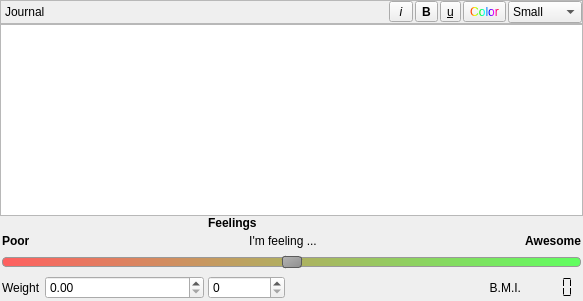
       <widget class="QWidget" name="notes">
        <attribute name="title">
         <string>Notes</string>
        </attribute>
        <layout class="QVBoxLayout" name="verticalLayout_4">
         <property name="spacing">
          <number>0</number>
         </property>
         <property name="leftMargin">
          <number>0</number>
         </property>
         <property name="topMargin">
          <number>0</number>
         </property>
         <property name="rightMargin">
          <number>0</number>
         </property>
         <property name="bottomMargin">
          <number>0</number>
         </property>
         <item>
          <widget class="QFrame" name="frame_3">
           <property name="styleSheet">
            <string notr="true"/>
           </property>
           <property name="frameShape">
            <enum>QFrame::StyledPanel</enum>
           </property>
           <property name="frameShadow">
            <enum>QFrame::Raised</enum>
           </property>
           <layout class="QHBoxLayout" name="horizontalLayout_3">
            <property name="spacing">
             <number>2</number>
            </property>
            <property name="leftMargin">
             <number>4</number>
            </property>
            <property name="topMargin">
             <number>0</number>
            </property>
            <property name="rightMargin">
             <number>0</number>
            </property>
            <property name="bottomMargin">
             <number>0</number>
            </property>
            <item>
             <widget class="QLabel" name="label_5">
              <property name="sizePolicy">
               <sizepolicy hsizetype="Fixed" vsizetype="Preferred">
                <horstretch>0</horstretch>
                <verstretch>0</verstretch>
               </sizepolicy>
              </property>
              <property name="text">
               <string>Journal</string>
              </property>
             </widget>
            </item>
            <item>
             <spacer name="horizontalSpacer">
              <property name="orientation">
               <enum>Qt::Horizontal</enum>
              </property>
              <property name="sizeType">
               <enum>QSizePolicy::Maximum</enum>
              </property>
              <property name="sizeHint" stdset="0">
               <size>
                <width>342</width>
                <height>20</height>
               </size>
              </property>
             </spacer>
            </item>
            <item>
             <widget class="QToolButton" name="JournalNotesItalic">
              <property name="font">
               <font>
                <italic>true</italic>
               </font>
              </property>
              <property name="text">
               <string> i </string>
              </property>
             </widget>
            </item>
            <item>
             <widget class="QToolButton" name="JournalNotesBold">
              <property name="font">
               <font>
                <bold>true</bold>
               </font>
              </property>
              <property name="text">
               <string>B</string>
              </property>
             </widget>
            </item>
            <item>
             <widget class="QToolButton" name="JournalNotesUnderline">
              <property name="font">
               <font>
                <underline>true</underline>
               </font>
              </property>
              <property name="text">
               <string>u</string>
              </property>
             </widget>
            </item>
            <item>
             <widget class="QToolButton" name="JournalNotesColour">
              <property name="styleSheet">
               <string notr="true">color: qlineargradient(spread:pad, x1:0, y1:0, x2:1, y2:0, stop:0 rgba(255, 0, 0, 255), stop:0.166 rgba(255, 255, 0, 255), stop:0.333 rgba(0, 255, 0, 255), stop:0.5 rgba(0, 255, 255, 255), stop:0.666 rgba(0, 0, 255, 255), stop:0.833 rgba(255, 0, 255, 255), stop:1 rgba(255, 0, 0, 255))</string>
              </property>
              <property name="text">
               <string>Color</string>
              </property>
              <property name="shortcut">
               <string notr="true"/>
              </property>
             </widget>
            </item>
            <item>
             <widget class="QComboBox" name="JournalNotesFontsize">
              <property name="sizePolicy">
               <sizepolicy hsizetype="MinimumExpanding" vsizetype="Fixed">
                <horstretch>0</horstretch>
                <verstretch>0</verstretch>
               </sizepolicy>
              </property>
              <property name="maximumSize">
               <size>
                <width>85</width>
                <height>16777215</height>
               </size>
              </property>
              <property name="currentText">
               <string>Small</string>
              </property>
              <property name="maxVisibleItems">
               <number>3</number>
              </property>
              <property name="sizeAdjustPolicy">
               <enum>QComboBox::AdjustToContents</enum>
              </property>
              <item>
               <property name="text">
                <string>Small</string>
               </property>
              </item>
              <item>
               <property name="text">
                <string>Medium</string>
               </property>
              </item>
              <item>
               <property name="text">
                <string>Big</string>
               </property>
              </item>
             </widget>
            </item>
           </layout>
          </widget>
         </item>
         <item>
          <widget class="QTextEdit" name="JournalNotes">
           <property name="sizePolicy">
            <sizepolicy hsizetype="Expanding" vsizetype="Expanding">
             <horstretch>0</horstretch>
             <verstretch>0</verstretch>
            </sizepolicy>
           </property>
          </widget>
         </item>
         <item>
          <widget class="QWidget" name="widget" native="true">
           <layout class="QFormLayout" name="formLayout">
            <property name="fieldGrowthPolicy">
             <enum>QFormLayout::AllNonFixedFieldsGrow</enum>
            </property>
            <property name="horizontalSpacing">
             <number>4</number>
            </property>
            <property name="verticalSpacing">
             <number>4</number>
            </property>
            <property name="leftMargin">
             <number>2</number>
            </property>
            <property name="topMargin">
             <number>0</number>
            </property>
            <property name="rightMargin">
             <number>2</number>
            </property>
            <property name="bottomMargin">
             <number>2</number>
            </property>
            <item row="0" column="0" colspan="2">
             <layout class="QGridLayout" name="gridLayout">
              <item row="0" column="3" colspan="5">
               <widget class="QLabel" name="label">
                <property name="sizePolicy">
                 <sizepolicy hsizetype="Fixed" vsizetype="Preferred">
                  <horstretch>0</horstretch>
                  <verstretch>0</verstretch>
                 </sizepolicy>
                </property>
                <property name="font">
                 <font>
                  <bold>true</bold>
                 </font>
                </property>
                <property name="text">
                 <string>Feelings</string>
                </property>
                <property name="toolTip">
                 <string>Feelings have a range 1 - 10. 1 is the worst feeling and 10 is the Best.</string>
                </property>
               </widget>
              </item>
              <item row="1" column="0">
               <widget class="QLabel" name="label">
                <property name="sizePolicy">
                 <sizepolicy hsizetype="Fixed" vsizetype="Preferred">
                  <horstretch>0</horstretch>
                  <verstretch>0</verstretch>
                 </sizepolicy>
                </property>
                <property name="font">
                 <font>
                  <bold>true</bold>
                 </font>
                </property>
                <property name="text">
                 <string>Poor</string>
                </property>
               </widget>
              </item>
              <item row="1" column="1" colspan="6">
               <widget class="QLabel" name="ZombieValue">
                <property name="font">
                 <font>
                  <bold>false</bold>
                 </font>
                </property>
                <property name="text">
                 <string>I'm feeling ...</string>
                </property>
                <property name="alignment">
                 <set>Qt::AlignCenter</set>
                </property>
               </widget>
              </item>
              <item row="1" column="7">
               <widget class="QLabel" name="label_10">
                <property name="sizePolicy">
                 <sizepolicy hsizetype="Preferred" vsizetype="Preferred">
                  <horstretch>0</horstretch>
                  <verstretch>0</verstretch>
                 </sizepolicy>
                </property>
                <property name="font">
                 <font>
                  <bold>true</bold>
                 </font>
                </property>
                <property name="text">
                 <string>Awesome</string>
                </property>
                <property name="alignment">
                 <set>Qt::AlignRight|Qt::AlignTrailing|Qt::AlignVCenter</set>
                </property>
               </widget>
              </item>
              <item row="3" column="0">
               <widget class="QLabel" name="label_8">
                <property name="sizePolicy">
                 <sizepolicy hsizetype="Preferred" vsizetype="Preferred">
                  <horstretch>0</horstretch>
                  <verstretch>0</verstretch>
                 </sizepolicy>
                </property>
                <property name="text">
                 <string>Weight</string>
                </property>
               </widget>
              </item>
              <item row="3" column="1" colspan="2">
               <widget class="QDoubleSpinBox" name="weightSpinBox">
                <property name="toolTip">
                 <string>If height is greater than zero in Preferences Dialog, setting weight here will show Body Mass Index (BMI) value</string>
                </property>
                <property name="maximum">
                 <double>1499.000000000000000</double>
                </property>
               </widget>
              </item>
              <item row="2" column="0" colspan="8">
               <widget class="QSlider" name="ZombieMeter">
                <property name="toolTip">
                 <string>Feelings have a range 1 - 10. 1 is the worst feeling and 10 is the Best.</string>
                </property>
                <property name="styleSheet">
                 <string notr="true">QSlider::groove:horizontal  {
    border: 1px solid #999999;
    border-radius: 4px;
    height: 8px; /* the groove expands to the size of the slider by default. by giving it a height, it has a fixed size */
    background: qlineargradient(x1:0, y1:0, x2:1, y2:0, stop:0 #ff6060, stop:1 #60ff60);
    margin: 2px 0; 
  
}

QSlider::handle:horizontal  {
    background: qlineargradient(x1:0, y1:0, x2:1, y2:1, stop:0 #b4b4b4, stop:1 #8f8f8f);
    border: 1px solid #5c5c5c;
    width: 18px;
    margin: -2px 0; /* handle is placed by default on the contents rect of the groove. Expand outside the groove */
    border-radius: 3px;
}
</string>
                </property>
                <property name="maximum">
                 <number>10</number>
                </property>
                <property name="pageStep">
                 <number>1</number>
                </property>
                <property name="value">
                 <number>5</number>
                </property>
                <property name="orientation">
                 <enum>Qt::Horizontal</enum>
                </property>
                <property name="tickPosition">
                 <enum>QSlider::TicksAbove</enum>
                </property>
                <property name="tickInterval">
                 <number>1</number>
                </property>
               </widget>
              </item>
              <item row="3" column="3">
               <widget class="QSpinBox" name="ouncesSpinBox">
                <property name="suffix">
                 <string/>
                </property>
               </widget>
              </item>
              <item row="3" column="7">
               <widget class="QLCDNumber" name="BMI">
                <property name="sizePolicy">
                 <sizepolicy hsizetype="Fixed" vsizetype="Minimum">
                  <horstretch>0</horstretch>
                  <verstretch>0</verstretch>
                 </sizepolicy>
                </property>
                <property name="frameShape">
                 <enum>QFrame::NoFrame</enum>
                </property>
                <property name="smallDecimalPoint">
                 <bool>false</bool>
                </property>
                <property name="digitCount">
                 <number>4</number>
                </property>
                <property name="segmentStyle">
                 <enum>QLCDNumber::Flat</enum>
                </property>
               </widget>
              </item>
              <item row="3" column="4" colspan="3">
               <widget class="QLabel" name="BMIlabel">
                <property name="sizePolicy">
                 <sizepolicy hsizetype="Preferred" vsizetype="Preferred">
                  <horstretch>0</horstretch>
                  <verstretch>0</verstretch>
                 </sizepolicy>
                </property>
                <property name="text">
                 <string>B.M.I.</string>
                </property>
                <property name="alignment">
                 <set>Qt::AlignRight|Qt::AlignTrailing|Qt::AlignVCenter</set>
                </property>
               </widget>
              </item>
             </layout>
            </item>
           </layout>
          </widget>
         </item>
        </layout>
       </widget>
